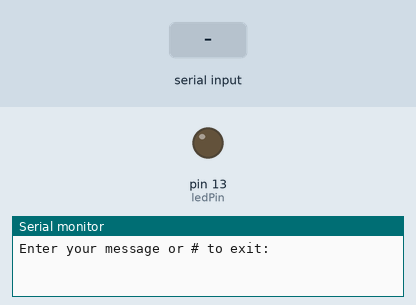
Simulated run of this sketch. Board: Arduino Uno, built with avr-gcc and run on an emulated ATmega328P. On the bench: output pins drawn as LEDs (lit = HIGH), the last lines printed to the serial monitor. The test bench sets the inputs (shaded band).

Above: at 1.4 s.
1.5 s: "a" received over Serial
At 4.2 s:
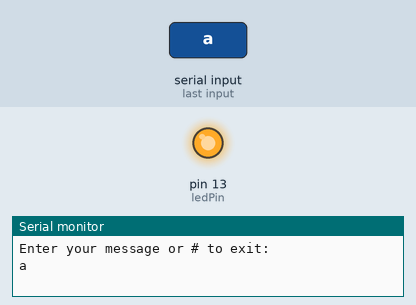
4.5 s: byte 35 ('#') received over Serial
Timing chart, 0 to 7.5 s (numbered marks = the images above; inputs shaded):
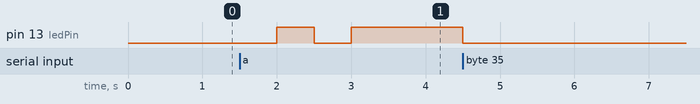

The sketch:

morse_code_eucken.ino
```cpp
// EN.605.715.81.SP21 Software Development for Real-Time Embedded Systems
// Project 1 - Morse Code LED System Development
// Douglas Eucken
// Jan, 27th 2021

// Morse code generator for Arduino DUO (uses onboard LED)
// Takes serial input in the form of characters and displays as Morse code
// Program exits after sentinel character ("#") is recieved

int ledPin = 13;                       // Onboard active led pin
int tempo = 500;                       // timing value
bool done = false;                     // Sentinel character flag

void setup () {
 pinMode(ledPin, OUTPUT);
 start();
}

void start(){
 // Open serial port to PC
 Serial.begin(9600);

 // Show welcome message on serial output
 Serial.println("EN.605.715.81.SP21 Software Development for Real-Time Embedded Systems");
 Serial.println("Project 1 - Morse Code LED System Development");
 Serial.println("Douglas Eucken");
 Serial.println("");
 Serial.println("This program translates your message into Morse code and flashes it on the onboard Arduino LED.");
 Serial.println("Enter your message or # to exit: ");
}

// Subroutine for dot output to LED
void dot() {
 digitalWrite(ledPin, HIGH);
 delay(1 * tempo);
 digitalWrite(ledPin, LOW);
 delay(1 * tempo);
}

// Subroutine for dash output to LED
// Each dash is traditionally twice as long as a dot, but I made it 3 times for visual clarity
void dash() {
 digitalWrite(ledPin, HIGH);
 delay(3 * tempo);
 digitalWrite(ledPin, LOW);
 delay(1 * tempo);
}

// Subroutine to determine which letter has been entered and call dot/dash subroutines
void morse(byte letter) {
 //Serial.println(letter, DEC);
 if (letter == 'a' or letter == 'A') {dot(); dash();}
 if (letter == 'b' or letter == 'B') {dash(); dot(); dot(); dot();}
 if (letter == 'c' or letter == 'C') {dash(); dot(); dash(); dot();}
 if (letter == 'd' or letter == 'D') {dash(); dot(); dot();}
 if (letter == 'e' or letter == 'E') {dot();}
 if (letter == 'f' or letter == 'F') {dot(); dot(); dash(); dot();}
 if (letter == 'g' or letter == 'G') {dash(); dash(); dot();}
 if (letter == 'h' or letter == 'H') {dot(); dot(); dot(); dot();}
 if (letter == 'i' or letter == 'I') {dot(); dot();}
 if (letter == 'j' or letter == 'J') {dot(); dash(); dash(); dash();}
 if (letter == 'k' or letter == 'K') {dash(); dot(); dash();}
 if (letter == 'l' or letter == 'L') {dot(); dash(); dot(); dot();}
 if (letter == 'm' or letter == 'M') {dash(); dash();}
 if (letter == 'n' or letter == 'N') {dash(); dot();}
 if (letter == 'o' or letter == 'O') {dash(); dash(); dash();}
 if (letter == 'p' or letter == 'P') {dot(); dash(); dash(); dot();}
 if (letter == 'q' or letter == 'Q') {dash(); dash(); dot(); dash();}
 if (letter == 'r' or letter == 'R') {dot(); dash(); dot();}
 if (letter == 's' or letter == 'S') {dot(); dot(); dot();}
 if (letter == 't' or letter == 'T') {dash();}
 if (letter == 'u' or letter == 'U') {dot(); dot(); dash();}
 if (letter == 'v' or letter == 'V') {dot(); dot(); dot(); dash();}
 if (letter == 'w' or letter == 'W') {dot(); dash(); dash();}
 if (letter == 'x' or letter == 'X') {dash(); dot(); dot(); dash();}
 if (letter == 'y' or letter == 'Y') {dash(); dot(); dash(); dash();}
 if (letter == 'z' or letter == 'Z') {dash(); dash(); dot(); dot();}
 if (letter == '1') {dot(); dash(); dash(); dash(); dash();}
 if (letter == '2') {dot(); dot(); dash(); dash(); dash();}
 if (letter == '3') {dot(); dot(); dot(); dash(); dash();}
 if (letter == '4') {dot(); dot(); dot(); dot(); dash();}
 if (letter == '5') {dot(); dot(); dot(); dot(); dot();}
 if (letter == '6') {dash(); dot(); dot(); dot(); dot();}
 if (letter == '7') {dash(); dash(); dot(); dot(); dot();}
 if (letter == '8') {dash(); dash(); dash(); dot(); dot();}
 if (letter == '9') {dash(); dash(); dash(); dash(); dot();}
 if (letter == '0') {dash(); dash(); dash(); dash(); dash();}

 // Wait 3 * tempo for space
 if (letter == ' ') {delay(4 * tempo);}
}

// Main program loop
void loop () {
 char ch;

 // This while loop waits for a string, displays it in Morse code, and only exits the loop if the sentinel is entered.
 while (!done) {

    // Check to see if there are letters or numbers available to be read
    if (Serial.available()) {

      // Read one letter or number at a time
      // Serial.read() returns the first (oldest) character in the buffer and removes that byte of data from the buffer
      ch = Serial.read();

      // Print the character to serial which is being displayed and skip CR and LF
      // Also causes serial TX LED to show the beginning of each new character of Morse
      if (ch != 10 and ch != 13)
        Serial.println(ch);
        delay(tempo);

      // Check for sentinel value
      if (ch == '#') {
       done = true;
       Serial.println("Sentinel value of # entered, program will now exit.");
      }

      // If no sentinel, call morse subroutine for current character
      else {
        morse(ch);
      }
    }
 }
 // If sentinel is entered just loop forever
 // Power reset or reset button required to restart
 while(true) {}
}
```

Measured:
- after the input at 1.5 s, pin 13 (ledPin): LOW → HIGH after 0.50 s, → LOW 0.50 s later, → HIGH 0.50 s later
